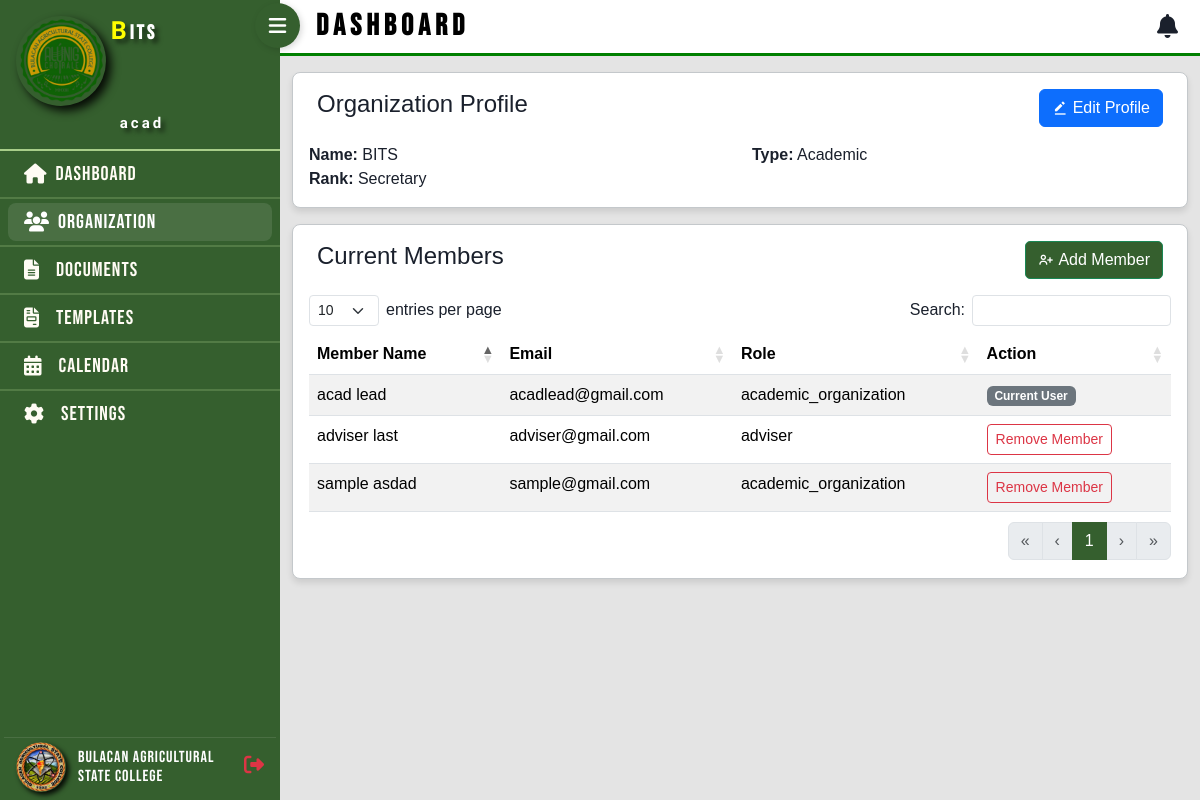
Page /pages/organization/organization_dashboard.php (signed in) on the committed database.
### tables this page shows
CREATE TABLE `organizations` (
  `organization_id` int(11) NOT NULL,
  `name` varchar(255) NOT NULL,
  `rank_id` int(11) NOT NULL DEFAULT 1,
  `type` enum('academic','non_academic') NOT NULL,
  `logo` varchar(255) DEFAULT NULL
);

CREATE TABLE `organization_ranks` (
  `rank_id` int(11) NOT NULL,
  `rank_name` varchar(255) NOT NULL
);

CREATE TABLE `users` (
  `user_id` int(11) NOT NULL,
  `e_signature_path` varchar(255) DEFAULT NULL,
  `first_name` varchar(255) NOT NULL,
  `last_name` varchar(255) NOT NULL,
  `email` varchar(255) NOT NULL,
  `password_hash` varchar(255) NOT NULL,
  `rank_id` int(11) DEFAULT NULL,
  `user_role` enum('academic_organization','non_academic_organization','adviser','dean','osas','fssc','vice_pres_academic_affairs') NOT NULL,
  `organization_id` int(11) DEFAULT NULL,
  `signature_base_code` varchar(255) DEFAULT NULL
);

### pages/organization/organization_dashboard.php (the view, shortened to what this page needs)
<?php
  require '../../config/dbcon.php';
  $user_id = $_SESSION['user_id'];
  $organization_id_query = $conn->prepare("SELECT organization_id FROM users WHERE user_id = ?");
  $organization_id_query->bind_param("i", $user_id);
  $organization_id_query->execute();
  $organization_id_result = $organization_id_query->get_result();
  $organization_id = $organization_id_result->fetch_assoc()['organization_id'];
  $org_details = [];
  if ($organization_id) {
      $org_query = $conn->prepare("SELECT o.name, o.type, r.rank_name FROM organizations o JOIN organization_ranks r ON o.rank_id = r.rank_id WHERE organization_id = ?");
      $org_query->bind_param("i", $organization_id);
      $org_query->execute();
      $org_result = $org_query->get_result();
      $org_details = $org_result->fetch_assoc();
  }
  $members_query = $conn->prepare("SELECT user_id, first_name, last_name, email, user_role FROM users WHERE organization_id = ? ORDER BY last_name ASC");
  $members_query->bind_param("i", $organization_id);
  $members_query->execute();
  $members_result = $members_query->get_result();
?>
<!DOCTYPE html>
<html lang="en">
<head>
	<link rel="icon"  href="../../img/logo/logo_osas.png"><link rel="stylesheet" href="../../assets/externalCSS/dash.css">
    <link rel="stylesheet" href="../../assets/alertifyjs/css/alertify.min.css"> <script src="../../assets/alertifyjs/alertify.min.js"></script> <link rel="stylesheet" href="../../assets/css/bootstrap.min.css">
	<link rel="stylesheet" href="../../assets/datatables/bootstrap.min.css" /> <link rel="stylesheet" href="../../assets/datatables/dataTables.bootstrap5.css" /> <link rel="stylesheet" href="../../assets/externalCSS/style.css">
	<link href='https://unpkg.com/boxicons@2.0.9/css/boxicons.min.css' rel='stylesheet'>
	<link href='https://cdn.jsdelivr.net/npm/fullcalendar@6.1.8/main.min.css' rel='stylesheet' />
	<link href="https://cdnjs.cloudflare.com/ajax/libs/font-awesome/6.4.2/css/all.min.css" rel="stylesheet">
</head>
<body>
        <?php include '../Components/sidebar.php'; ?>
        <main>
        <div class="container-fluid">
            <div class="container-fluid rounded-3 border border-secondary-subtle p-3 my-3 panel">
                <div class="d-flex justify-content-between align-items-center px-2">
                    <h4>Organization Profile</h4>
                    <button data-bs-toggle="modal" data-bs-target="#editOrganizationModal" type="button" class="btn btn-primary d-flex justify-content-center align-items-center">
                        <i class='bx bxs-edit-alt' ></i>&nbsp;Edit Profile
                    </button>
                </div>
                <?php if ($org_details): ?>
                <div class="row pt-3">
                    <div class="col-md-6"><strong>Name:</strong> <?= htmlspecialchars($org_details['name']) ?></div>
                    <div class="col-md-6"><strong>Type:</strong> <?= ucfirst(htmlspecialchars($org_details['type'])) ?></div>
                    <div class="col-md-6"><strong>Rank:</strong> <?= htmlspecialchars($org_details['rank_name']) ?></div>
                    </div>
                <?php else: ?>
                <p class="text-danger mt-3">Organization details not found.</p>
                <?php endif; ?>
            </div>
            <div class="container-fluid rounded-3 border border-secondary-subtle p-3 my-3 panel">
                <div class="d-flex justify-content-between align-items-center px-2 mb-3">
                    <h4>Current Members</h4>
                    <button data-bs-toggle="modal" data-bs-target="#addMemberModal" type="button" class="basc-green-button btn btn-success d-flex justify-content-center align-items-center">
                        <i class='bx bx-user-plus'></i>&nbsp;Add Member
                    </button>
                </div>
                <table id="myTable" class="table table-striped text-start">
                    <thead>
                        <tr>
                            <th>Member Name</th>
                            <th>Email</th>
                            <th>Role</th>
                            <th>Action</th>
                        </tr>
                    </thead>
                    <tbody >
                        <?php
                        if ($members_result->num_rows > 0) {
                            while ($row = $members_result->fetch_assoc()) {
                                $name = htmlspecialchars($row["first_name"]) . " " . htmlspecialchars($row["last_name"]);
                                $is_current_user = ($row["user_id"] == $user_id);
                                echo "<tr>";
                                echo "<td>" . $name . "</td>";
                                echo "<td>" . htmlspecialchars($row["email"]) . "</td>";
                                echo "<td>" . htmlspecialchars($row["user_role"]) . "</td>";
                                echo '<td>';
                                if (!$is_current_user) {
                                    echo '<button class="btn btn-sm btn-outline-danger leave-org-btn" data-id="'. $row['user_id'] .'" data-name="'. $name .'">Remove Member</button>';
                                } else {
                                    echo '<span class="badge text-bg-secondary">Current User</span>';
                                }
                                echo '</td>';
                                echo "</tr>";
                            }
                        }
                        ?>
                    </tbody>
                </table>
            </div>
        </div>
        </main>
</body>
</html>

### pages/Components/sidebar.php (shortened to what this page needs)
<div class="d-flex">
	<nav class="sidebar d-flex flex-column flex-shrink-0 position-fixed">
		<div class=" logo py-3 px-1" >
			<div class="container">
				<div class="row">
					<?php
						$logo_path = "../../img/logo/bits.png";
						$text_to_display = "
							<p class='p-text m-0' style='font-size: 20px;'>
								<span class='span-text' style='color: yellow; font-size: 25px;'>B</span>uilders of
							</p>
							<p class='p-text m-0' style='font-size: 20px;'>
								<span class='span-text' style='color: yellow; font-size: 25px;'>I</span>nformation
							</p>
							<p class='p-text m-0' style='font-size: 20px;'>
								<span class='span-text' style='color: yellow; font-size: 25px;'>T</span>echnology
							</p>
							<p class='p-text m-0' style='font-size: 20px;'>
								<span class='span-text' style='color: yellow; font-size: 25px;'>S</span>ociety
							</p>
						";
						if (isset($_SESSION['user_id'])) {
							$user_id = $_SESSION['user_id'];
							$stmt = $conn->prepare("SELECT organization_id, user_role FROM users WHERE user_id = ?");
							$stmt->bind_param("i", $user_id);
							$stmt->execute();
							$result = $stmt->get_result();
							if ($sidebar_user_data = $result->fetch_assoc()) {
								$org_id = $sidebar_user_data['organization_id'];
								if ($org_id !== null) {
									$stmt_org = $conn->prepare("SELECT logo, name FROM organizations WHERE organization_id = ?");
									$stmt_org->bind_param("i", $org_id);
									$stmt_org->execute();
									$org_data = $stmt_org->get_result()->fetch_assoc();
									if ($org_data) {
										$logo_path = "../../" . htmlspecialchars($org_data['logo']);
										$org_name = htmlspecialchars($org_data['name']);
										$phrases = explode(' ', $org_name);
										$formatted_lines = "";
										foreach ($phrases as $phrase) {
											$clean_phrase = str_replace('_', ' ', $phrase);
											$first = strtoupper(substr($clean_phrase, 0, 1));
											$rest = substr($clean_phrase, 1);
											$formatted_lines .= "
												<p class='p-text m-0' style='font-size: 20px;'>
													<span class='span-text' style='color: yellow; font-size: 25px;'>{$first}</span>{$rest}
												</p>";
										}
										$text_to_display = $formatted_lines;
									}
								}
							}
						}
						?>
						<div class="col-4 align-content-center">
							<img src="<?php echo $logo_path; ?>" alt="User Logo">
						</div>
						<div class=" role col-8 mb-1">
							<h4 class="fw-bold mb-0 ms-1 me-5 w-100 w-md-auto text-white text-shadow">
								<?php
								if (strpos($text_to_display, '<p') === 0) {
									echo $text_to_display;
								} else {
									echo '<p class="p-text m-0" style="font-size: 20px;">' . $text_to_display . '</p>';
								}
								?>
							</h4>
						</div>
						<div class="col-12 role pt-2 col-8 align-content-center text-center nameContainer">
							<h4 class="fw-bold mb-0 ms-1 text-white text-shadow">
								<p class="p-text m-0" style="font-size: 15px;">
									<span class="span-text" style="color: white;">
										<?php echo htmlspecialchars($_SESSION['first_name']); ?>
									</span>
								</p>
							</h4>
						</div>
				</div>
			</div>
		</div>
		<div class="scroll">
			<div class="nav flex-column ">
				<?php if($_SESSION['user_role'] == 'academic_organization' || $_SESSION['user_role'] == 'non_academic_organization') {
				?>
					<a href="dashboard.php" class="sidebar-link text-decoration-none px-3 py-1">
						<i class="fas fa-home me-2 "></i>
						<span class="hide-on-collapse">Dashboard</span>
					</a>
					<hr class="hr p-0 m-0 ">
					<a href="organization_dashboard.php" class="sidebar-link text-decoration-none px-3 py-1">
						<i class="fas fa-users me-2"></i>
						<span class="hide-on-collapse">Organization</span>
					</a>
					<hr class="hr p-0 m-0 ">
					<a href="document.php" class="sidebar-link active text-decoration-none px-3 py-1">
						<i class="fa-solid fa-file-lines me-3"></i>
						<span class="hide-on-collapse">Documents</span>
					</a>
					<hr class="hr p-0 m-0 ">
					<a href="templates.php" class="sidebar-link active text-decoration-none px-3 py-1">
						<i class="fa-solid fa-file-invoice me-3"></i>
						<span class="hide-on-collapse">Templates</span>
					</a>
					<hr class="hr p-0 m-0 ">
					<a href="calendar.php" class="sidebar-link text-decoration-none px-3 py-1">
						<i class="fas fa-calendar-alt me-3"></i>
						<span class="hide-on-collapse">Calendar</span>
					</a>
					<hr class="hr p-0 m-0 ">
					<a href="settings.php" class="sidebar-link  text-decoration-none px-3 py-1">
						<i class="fas fa-gear me-3"></i>
						<span class="hide-on-collapse">Settings</span>
					</a>
					<?php
					}?>
			</div>
		</div>
		<div class=" userimg py-1 px-1 " >
			<div class="container">
				<div class=" row profile-section px-1 py-1 ">
					<div class="col-3 p-0 text-center">
						<img src="../../img/logo/basc_logo.png" height="50 " alt="Profile">
					</div>
					<div class="col-7  profile-info p-0 align-content-center text-start ps-1">
						<h6 class="text-white adname mb-0 m-0 p-0">BULACAN AGRICULTURAL STATE COLLEGE</h6>
					</div>
					<div class="col-2 p-0 profile-info align-content-center text-end pe-2">
						<a style="text-decoration: none;" href="../logout.php" onclick="return confirmLogout();">
							<i class="fa-solid fa-right-from-bracket admin text-danger" style="font-size: 20px;"></i>
						</a>
					</div>
				</div>
			</div>
		</div>
   	</nav>
	<main class="main-content p-0">
		<nav class="navbar navbar-light  p-0">
			<button class="toggle-btn" onclick="toggleSidebar()">
				<i class="fas fa-bars"></i>
			</button>
			<div class=" dash container-fluid ms-4 py-1">
				<p class="m-0">DASHBOARD</p>
                   <div class="notification-dropdown">
                       <div class="notification-icon-container" id="notificationBell" data-bs-toggle="dropdown" aria-expanded="false">
                           <i class="fas fa-bell"></i>
                       </div>
                   </div>
			</div>
		</nav>

### assets/externalCSS/dash.css (style rules this page uses)
:root { --sidebar-width: 280px; --sidebar-width-collapsed: 80px; --navbar-width: 50%; --green: #355f2e; --light-green: #a8cd89; --grey: rgb(228, 228, 228); }
.main-content { background-color: var(--grey); }
.sidebar-link { display: flex; align-items: center; justify-content: flex-start; text-align: left; transition: .3s; }

### assets/externalCSS/style.css (style rules this page uses)
:root { --sidebar-width: 280px; --sidebar-width-collapsed: 80px; --navbar-width: 50%; --green: #355f2e; --light-green: #a8cd89; --beige: #fffcf4; --grey: rgb(228, 228, 228); --special: "Special Gothic Expanded One", sans-serif; --bebas:"Bebas Neue", sans-serif; --sansation: "Sansation", sans-serif; }
body { overflow-x: hidden; }
.main-content { background-color: var(--grey); }
.sidebar { width: var(--sidebar-width); height: 100vh; background-color: var(--green); transition: all 0.3s ease; }
.profile-info { transition: opacity 0.2s ease; }
.profile-info .adname { font-family: var(--bebas); letter-spacing: 1px; }
.p-text { font-family: "Bebas Neue", sans-serif; letter-spacing: 3px; }
.span-text { font-family: "Special Gothic Expanded One", sans-serif; }
.role { transition: opacity 0.2s ease; }
.userimg { margin-top: auto; }
.userimg img { box-shadow: 3px 3px 5px rgba(0, 0, 0, 0.89); border-radius: 100px; transition: .3s; width: 50px; height: 50px; }
.logo img { box-shadow: 5px 5px 10px rgba(0, 0, 0, 0.89); border-radius: 100px; width: 90px; height: 90px; transition: .3s; }
.logo { border-bottom:2px solid #a8cd89; }
.text-shadow { text-shadow: 4px 4px 4px rgba(0, 0, 0, 0.5); }
.sidebar-link { color: var(--beige); transition: all 0.2s ease; border-radius: 8px; margin: 4px 8px; font-size: 20px; letter-spacing: 1px; white-space: nowrap; overflow: hidden; font-family: "Bebas Neue", sans-serif; }
.sidebar-link.active { color: #ffffff; background: rgba(255, 255, 255, 0.1); }
.profile-section { border-top: 1px solid rgba(255, 255, 255, 0.1); position: sticky; }
.navbar { background-color: rgb(255, 255, 255); }
.navbar .dash p { color:black; font-size: 30px; letter-spacing: 5px; font-family: var(--bebas); font-weight: 900; font-style: normal; }
.navbar { border-bottom: 3px solid green; }
.hr { border:1px solid var(--light-green); }
.main-content { margin-left: var(--sidebar-width); min-height: 100vh; padding: 20px; transition: all 0.3s ease; width: 100%; }
.toggle-btn { position: absolute; left: -25px; top: 3px; color:rgb(255, 255, 255); border-radius: 50%; width: 45px; height: 45px; border: none; box-shadow: 2px 2px 6px rgba(0, 0, 0, 0.15); z-index: 100; cursor: pointer; transition: transform 0.3s ease; font-size: 20px; background-color: var(--green); }
.scroll { width: var(--sidebar-width); height: 100vh; overflow-y: scroll; }
.scroll { -ms-overflow-style: none; scrollbar-width: none; }
.basc-green-button { background-color: #355f2e; color: white; border-radius: 5px; }
table { margin: 0; border-collapse: separate; border-spacing: 1px; }
.notification-dropdown { position: relative; display: inline-block; }
.notification-icon-container { cursor: pointer; font-size: 1.5rem; position: relative; padding: 0 10px; }

### pages/organization/organization_dashboard.php (style rules this page uses)
body { font-family: 'Poppins', sans-serif; background: #f0f4f8; color: #1a202c; }
.panel { background: #fff; padding: 1.5rem; border-radius: 1rem; border: 1px solid #e2e8f0; box-shadow: 0 4px 6px rgba(0,0,0,0.1); }

### rows in the picture
organizations: logo (picture), name "B", name "ITS", name "BITS", type "Academic", rank.rank_name "Secretary"
users: name "sample asdad", email "sample@gmail.com", user_role "academic_organization"
users: name "adviser last", email "adviser@gmail.com", user_role "adviser"
users: name "acad lead", email "acadlead@gmail.com", user_role "academic_organization", shows "Current User"

### other values in the picture
$_SESSION['first_name'] "acad"
